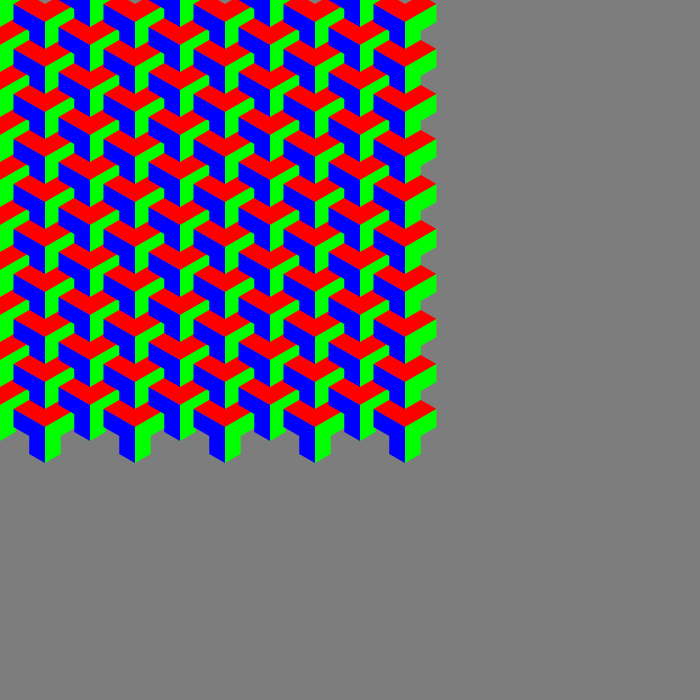
Frame 1 (no input)
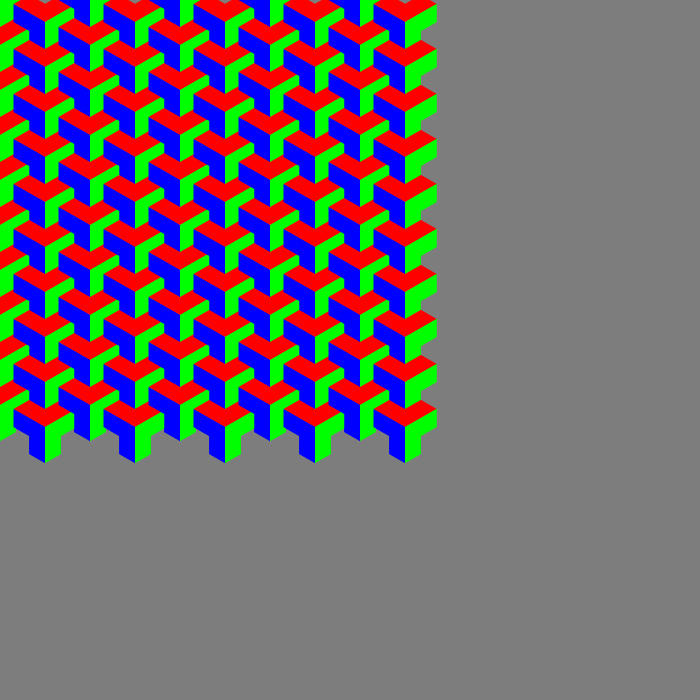
Frame 2 (the mouse pressed at the canvas centre, redrawn once)

The Processing sketch that drew these frames (run headless with seeded random() and noise(); the mouse was pressed at the canvas centre and the sketch redrawn once):

// Processing sketch: op1
// ── op1.pde
Widget w1;
Widget[] allWidgets = new Widget[100];

void setup() {
  size(700, 700);
  background(125);
  w1 = new Widget();
  w1.xPosit = 500;
  w1.yPosit = 500;
  initWidgets();
  noLoop();
}

void draw() {
//  w1.display();
 for (int i = 0; i < 100; i ++) {
   allWidgets[i].display();
 } 
//println("x = " + (0 + cos(radians(330)) * 100) + 
//        " y = " + (0 + sin(radians(330)) * 100));
//println("x = " + ((0 + cos(radians(330)) * 100) + (cos(radians(240)) * 50)) +
//        " y = " + ((0 + sin(radians(330)) * 100) + (sin(radians(240)) * 50)));
//println("x = " + (0 + cos(radians(270)) * 50) + 
//        " y = " + (0 + sin(radians(270)) * 50));
}

void initWidgets() {
  int counter = 0;
  color tc = color(#FF0000);
  color lc = color(#00FF00);
  color rc = color(#0000FF);
  for (int i = 0; i < 10; i ++) {
    for (int j = 0; j < 10; j ++) {
      allWidgets[counter] = new Widget(i * 45, j * 45 + ((i%2)*22), 45, tc, lc, rc);
      counter ++;
    }
  }
}
// ── Widget.pde
class Widget {
  float xPosit, yPosit;
  float unitSize;
  color topColor, leftColor, rightColor;
  
  Widget() {
    this.xPosit = 500;
    this.yPosit = 500;
    this.unitSize = 150;
    this.topColor = color (#FF0000);
    this.leftColor = color (#00FF00);
    this.rightColor = color (#0000FF);
  }
  
  Widget(float x, float y, float us, color tc, color lc, color rc) {
    this.xPosit = x;
    this.yPosit = y;
    this.unitSize = us;
    this.topColor = tc;
    this.leftColor = lc;
    this.rightColor = rc;
  }
  
  void display() {
    noStroke();
    fill(this.topColor);
    beginShape();
    vertex(this.xPosit, this.yPosit);
    vertex(this.xPosit + .7 * this.unitSize,
           this.yPosit  -.4 * this.unitSize);
    vertex(this.xPosit + .35 * this.unitSize,
           this.yPosit - .6 * this.unitSize);
    vertex(this.xPosit, 
           this.yPosit - .4 * this.unitSize);
    vertex(this.xPosit - .35 * this.unitSize,
           this.yPosit - .6 * this.unitSize);
    vertex(this.xPosit - .7 * this.unitSize,
           this.yPosit - .4 * this.unitSize);
    endShape(CLOSE);
    
    fill(this.leftColor);
    beginShape();
    vertex(this.xPosit, this.yPosit);
    vertex(this.xPosit + .7 * this.unitSize,
           this.yPosit  -.4 * this.unitSize);
    vertex(this.xPosit + .7 * this.unitSize,
           this.yPosit);
    vertex(this.xPosit + .35 * this.unitSize, 
           this.yPosit + .2 * this.unitSize);
    vertex(this.xPosit + .35 * this.unitSize,
           this.yPosit + .6 * this.unitSize);
    vertex(this.xPosit,
           this.yPosit + .8 * this.unitSize);
    endShape(CLOSE); 
    
    fill(this.rightColor);
    beginShape();
    vertex(this.xPosit, this.yPosit);
    vertex(this.xPosit - .7 * this.unitSize,
           this.yPosit - .4 * this.unitSize);
    vertex(this.xPosit - .7 * this.unitSize,
           this.yPosit);
    vertex(this.xPosit - .35 * this.unitSize, 
           this.yPosit + .2 * this.unitSize);
    vertex(this.xPosit - .35 * this.unitSize,
           this.yPosit + .6 * this.unitSize);
    vertex(this.xPosit,
           this.yPosit + .8 * this.unitSize);
    endShape(CLOSE);       
  }
}
